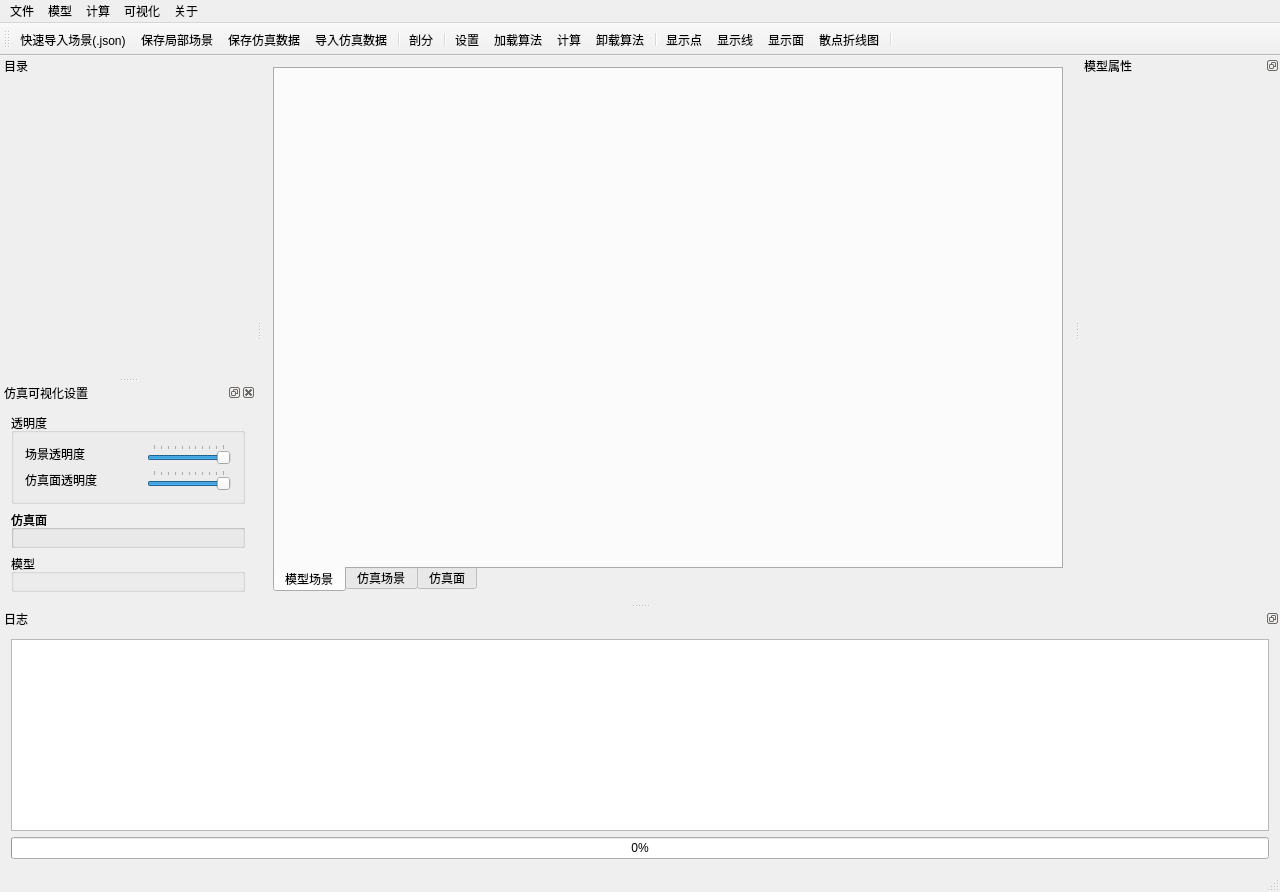
<?xml version="1.0" encoding="UTF-8"?>
<ui version="4.0">
 <class>MainWindowClass</class>
 <widget class="QMainWindow" name="MainWindowClass">
  <property name="geometry">
   <rect>
    <x>0</x>
    <y>0</y>
    <width>1280</width>
    <height>892</height>
   </rect>
  </property>
  <property name="minimumSize">
   <size>
    <width>1280</width>
    <height>800</height>
   </size>
  </property>
  <property name="windowTitle">
   <string>UEES</string>
  </property>
  <widget class="QWidget" name="centralWidget">
   <layout class="QHBoxLayout" name="horizontalLayout">
    <item>
     <widget class="QTabWidget" name="tabWidget_Dispaly">
      <property name="sizePolicy">
       <sizepolicy hsizetype="Preferred" vsizetype="Expanding">
        <horstretch>0</horstretch>
        <verstretch>0</verstretch>
       </sizepolicy>
      </property>
      <property name="baseSize">
       <size>
        <width>0</width>
        <height>100</height>
       </size>
      </property>
      <property name="tabPosition">
       <enum>QTabWidget::South</enum>
      </property>
      <property name="currentIndex">
       <number>0</number>
      </property>
      <widget class="scsGlobalGL" name="ModelView">
       <attribute name="title">
        <string>模型场景</string>
       </attribute>
      </widget>
      <widget class="scsLocalGL" name="simuArea">
       <attribute name="title">
        <string>仿真场景</string>
       </attribute>
      </widget>
      <widget class="scsPlaneGL" name="simuPlane">
       <attribute name="title">
        <string>仿真面</string>
       </attribute>
      </widget>
     </widget>
    </item>
   </layout>
  </widget>
  <widget class="QMenuBar" name="menuBar">
   <property name="geometry">
    <rect>
     <x>0</x>
     <y>0</y>
     <width>1280</width>
     <height>23</height>
    </rect>
   </property>
   <widget class="QMenu" name="menuFILE">
    <property name="title">
     <string>文件</string>
    </property>
    <addaction name="action_matFile"/>
    <addaction name="action_3"/>
    <addaction name="separator"/>
    <addaction name="action_obj"/>
    <addaction name="separator"/>
    <addaction name="action_json"/>
    <addaction name="separator"/>
    <addaction name="action_saveLocal"/>
    <addaction name="separator"/>
    <addaction name="action_saveResult"/>
    <addaction name="action_loadResult"/>
   </widget>
   <widget class="QMenu" name="menuMesh">
    <property name="title">
     <string>模型</string>
    </property>
    <addaction name="action_startMesh"/>
    <addaction name="separator"/>
    <addaction name="action_9"/>
    <addaction name="separator"/>
   </widget>
   <widget class="QMenu" name="menuComputer">
    <property name="title">
     <string>计算</string>
    </property>
    <addaction name="computerOption"/>
    <addaction name="separator"/>
    <addaction name="action_loadPlugin"/>
    <addaction name="action_deletePlugin"/>
    <addaction name="separator"/>
    <addaction name="action_run"/>
   </widget>
   <widget class="QMenu" name="menuVisualize">
    <property name="title">
     <string>可视化</string>
    </property>
    <addaction name="action_showPoint"/>
    <addaction name="action_showLine"/>
    <addaction name="action_showFace"/>
    <addaction name="separator"/>
    <addaction name="action_scatter"/>
   </widget>
   <widget class="QMenu" name="menuAbout">
    <property name="title">
     <string>关于</string>
    </property>
    <addaction name="actionHelp"/>
   </widget>
   <addaction name="menuFILE"/>
   <addaction name="menuMesh"/>
   <addaction name="menuComputer"/>
   <addaction name="menuVisualize"/>
   <addaction name="menuAbout"/>
  </widget>
  <widget class="QToolBar" name="mainToolBar">
   <attribute name="toolBarArea">
    <enum>TopToolBarArea</enum>
   </attribute>
   <attribute name="toolBarBreak">
    <bool>false</bool>
   </attribute>
   <addaction name="action_json"/>
   <addaction name="action_saveLocal"/>
   <addaction name="action_saveResult"/>
   <addaction name="action_loadResult"/>
   <addaction name="separator"/>
   <addaction name="action_startMesh"/>
   <addaction name="separator"/>
   <addaction name="computerOption"/>
   <addaction name="action_loadPlugin"/>
   <addaction name="action_run"/>
   <addaction name="action_deletePlugin"/>
   <addaction name="separator"/>
   <addaction name="action_showPoint"/>
   <addaction name="action_showLine"/>
   <addaction name="action_showFace"/>
   <addaction name="action_scatter"/>
   <addaction name="separator"/>
  </widget>
  <widget class="QStatusBar" name="statusBar"/>
  <widget class="QDockWidget" name="dockWidget_outputLog">
   <property name="minimumSize">
    <size>
     <width>147</width>
     <height>187</height>
    </size>
   </property>
   <property name="features">
    <set>QDockWidget::DockWidgetFloatable</set>
   </property>
   <property name="allowedAreas">
    <set>Qt::BottomDockWidgetArea|Qt::RightDockWidgetArea</set>
   </property>
   <property name="windowTitle">
    <string>日志</string>
   </property>
   <attribute name="dockWidgetArea">
    <number>8</number>
   </attribute>
   <widget class="QWidget" name="dockWidgetContents">
    <layout class="QVBoxLayout" name="verticalLayout_2">
     <item>
      <layout class="QVBoxLayout" name="verticalLayout" stretch="0,0">
       <property name="sizeConstraint">
        <enum>QLayout::SetDefaultConstraint</enum>
       </property>
       <item>
        <widget class="QTextBrowser" name="textBrowser"/>
       </item>
       <item>
        <widget class="QProgressBar" name="progressBar">
         <property name="value">
          <number>0</number>
         </property>
        </widget>
       </item>
      </layout>
     </item>
    </layout>
   </widget>
  </widget>
  <widget class="QDockWidget" name="dockWidget_outline">
   <property name="minimumSize">
    <size>
     <width>256</width>
     <height>300</height>
    </size>
   </property>
   <property name="features">
    <set>QDockWidget::NoDockWidgetFeatures</set>
   </property>
   <property name="allowedAreas">
    <set>Qt::LeftDockWidgetArea</set>
   </property>
   <property name="windowTitle">
    <string>目录</string>
   </property>
   <attribute name="dockWidgetArea">
    <number>1</number>
   </attribute>
   <widget class="QWidget" name="dockWidgetContents_2">
    <layout class="QVBoxLayout" name="verticalLayout_5"/>
   </widget>
  </widget>
  <widget class="QDockWidget" name="dockWidget_ShowPanel">
   <property name="minimumSize">
    <size>
     <width>220</width>
     <height>200</height>
    </size>
   </property>
   <property name="allowedAreas">
    <set>Qt::BottomDockWidgetArea|Qt::LeftDockWidgetArea</set>
   </property>
   <property name="windowTitle">
    <string>仿真可视化设置</string>
   </property>
   <attribute name="dockWidgetArea">
    <number>1</number>
   </attribute>
   <widget class="QWidget" name="dockWidgetContents_6">
    <layout class="QVBoxLayout" name="verticalLayout_4">
     <item>
      <widget class="QGroupBox" name="groupBox">
       <property name="title">
        <string>透明度</string>
       </property>
       <layout class="QVBoxLayout" name="verticalLayout_3">
        <item>
         <layout class="QGridLayout" name="gridLayout">
          <item row="0" column="0">
           <widget class="QLabel" name="label">
            <property name="text">
             <string>场景透明度</string>
            </property>
           </widget>
          </item>
          <item row="0" column="1">
           <spacer name="horizontalSpacer">
            <property name="orientation">
             <enum>Qt::Horizontal</enum>
            </property>
            <property name="sizeHint" stdset="0">
             <size>
              <width>40</width>
              <height>20</height>
             </size>
            </property>
           </spacer>
          </item>
          <item row="1" column="1">
           <spacer name="horizontalSpacer_2">
            <property name="orientation">
             <enum>Qt::Horizontal</enum>
            </property>
            <property name="sizeHint" stdset="0">
             <size>
              <width>28</width>
              <height>20</height>
             </size>
            </property>
           </spacer>
          </item>
          <item row="1" column="0">
           <widget class="QLabel" name="label_2">
            <property name="text">
             <string>仿真面透明度</string>
            </property>
           </widget>
          </item>
          <item row="0" column="2">
           <widget class="QSlider" name="horizontalSlider_Scene_Alpha">
            <property name="maximum">
             <number>100</number>
            </property>
            <property name="pageStep">
             <number>10</number>
            </property>
            <property name="value">
             <number>100</number>
            </property>
            <property name="orientation">
             <enum>Qt::Horizontal</enum>
            </property>
            <property name="tickPosition">
             <enum>QSlider::TicksAbove</enum>
            </property>
           </widget>
          </item>
          <item row="1" column="2">
           <widget class="QSlider" name="horizontalSlider_Plane_Alpha">
            <property name="maximum">
             <number>100</number>
            </property>
            <property name="pageStep">
             <number>10</number>
            </property>
            <property name="value">
             <number>100</number>
            </property>
            <property name="orientation">
             <enum>Qt::Horizontal</enum>
            </property>
            <property name="tickPosition">
             <enum>QSlider::TicksAbove</enum>
            </property>
           </widget>
          </item>
         </layout>
        </item>
       </layout>
      </widget>
     </item>
     <item>
      <widget class="QGroupBox" name="groupBox_2">
       <property name="title">
        <string>仿真面</string>
       </property>
       <widget class="QGroupBox" name="groupBox_3">
        <property name="geometry">
         <rect>
          <x>0</x>
          <y>0</y>
          <width>238</width>
          <height>73</height>
         </rect>
        </property>
        <property name="title">
         <string>仿真面</string>
        </property>
        <widget class="QWidget" name="layoutWidget">
         <property name="geometry">
          <rect>
           <x>20</x>
           <y>30</y>
           <width>164</width>
           <height>22</height>
          </rect>
         </property>
         <layout class="QHBoxLayout" name="horizontalLayout_3">
          <item>
           <widget class="QLabel" name="label_5">
            <property name="text">
             <string>Site</string>
            </property>
           </widget>
          </item>
          <item>
           <widget class="QLineEdit" name="lineEdit_SimuPlane_siteID_2">
            <property name="sizePolicy">
             <sizepolicy hsizetype="Fixed" vsizetype="Fixed">
              <horstretch>0</horstretch>
              <verstretch>0</verstretch>
             </sizepolicy>
            </property>
            <property name="maximumSize">
             <size>
              <width>51</width>
              <height>16777215</height>
             </size>
            </property>
            <property name="readOnly">
             <bool>true</bool>
            </property>
           </widget>
          </item>
          <item>
           <widget class="QLabel" name="label_6">
            <property name="text">
             <string>PCI</string>
            </property>
           </widget>
          </item>
          <item>
           <widget class="QLineEdit" name="lineEdit_SimuPlane_PCI_2">
            <property name="sizePolicy">
             <sizepolicy hsizetype="Fixed" vsizetype="Fixed">
              <horstretch>0</horstretch>
              <verstretch>0</verstretch>
             </sizepolicy>
            </property>
            <property name="maximumSize">
             <size>
              <width>51</width>
              <height>16777215</height>
             </size>
            </property>
            <property name="text">
             <string/>
            </property>
            <property name="readOnly">
             <bool>true</bool>
            </property>
           </widget>
          </item>
         </layout>
        </widget>
       </widget>
       <widget class="QWidget" name="layoutWidget">
        <property name="geometry">
         <rect>
          <x>20</x>
          <y>30</y>
          <width>164</width>
          <height>22</height>
         </rect>
        </property>
        <layout class="QHBoxLayout" name="horizontalLayout_2">
         <item>
          <widget class="QLabel" name="label_3">
           <property name="text">
            <string>Site</string>
           </property>
          </widget>
         </item>
         <item>
          <widget class="QLineEdit" name="lineEdit_SimuPlane_siteID">
           <property name="sizePolicy">
            <sizepolicy hsizetype="Fixed" vsizetype="Fixed">
             <horstretch>0</horstretch>
             <verstretch>0</verstretch>
            </sizepolicy>
           </property>
           <property name="maximumSize">
            <size>
             <width>51</width>
             <height>16777215</height>
            </size>
           </property>
           <property name="readOnly">
            <bool>true</bool>
           </property>
          </widget>
         </item>
         <item>
          <widget class="QLabel" name="label_4">
           <property name="text">
            <string>PCI</string>
           </property>
          </widget>
         </item>
         <item>
          <widget class="QLineEdit" name="lineEdit_SimuPlane_PCI">
           <property name="sizePolicy">
            <sizepolicy hsizetype="Fixed" vsizetype="Fixed">
             <horstretch>0</horstretch>
             <verstretch>0</verstretch>
            </sizepolicy>
           </property>
           <property name="maximumSize">
            <size>
             <width>51</width>
             <height>16777215</height>
            </size>
           </property>
           <property name="text">
            <string/>
           </property>
           <property name="readOnly">
            <bool>true</bool>
           </property>
          </widget>
         </item>
        </layout>
       </widget>
      </widget>
     </item>
     <item>
      <widget class="QGroupBox" name="groupBox_4">
       <property name="title">
        <string>模型</string>
       </property>
       <widget class="QWidget" name="layoutWidget_2">
        <property name="geometry">
         <rect>
          <x>20</x>
          <y>30</y>
          <width>164</width>
          <height>22</height>
         </rect>
        </property>
        <layout class="QHBoxLayout" name="horizontalLayout_4">
         <item>
          <widget class="QLabel" name="label_7">
           <property name="text">
            <string>模型ID</string>
           </property>
          </widget>
         </item>
         <item>
          <widget class="QLineEdit" name="lineEdit_ModelID">
           <property name="sizePolicy">
            <sizepolicy hsizetype="Fixed" vsizetype="Fixed">
             <horstretch>0</horstretch>
             <verstretch>0</verstretch>
            </sizepolicy>
           </property>
           <property name="maximumSize">
            <size>
             <width>51</width>
             <height>16777215</height>
            </size>
           </property>
           <property name="readOnly">
            <bool>true</bool>
           </property>
          </widget>
         </item>
        </layout>
       </widget>
      </widget>
     </item>
    </layout>
   </widget>
  </widget>
  <widget class="QDockWidget" name="dockWidget_Property">
   <property name="sizePolicy">
    <sizepolicy hsizetype="Preferred" vsizetype="Preferred">
     <horstretch>0</horstretch>
     <verstretch>0</verstretch>
    </sizepolicy>
   </property>
   <property name="minimumSize">
    <size>
     <width>200</width>
     <height>200</height>
    </size>
   </property>
   <property name="baseSize">
    <size>
     <width>0</width>
     <height>200</height>
    </size>
   </property>
   <property name="features">
    <set>QDockWidget::DockWidgetFloatable|QDockWidget::DockWidgetMovable</set>
   </property>
   <property name="allowedAreas">
    <set>Qt::RightDockWidgetArea|Qt::TopDockWidgetArea</set>
   </property>
   <property name="windowTitle">
    <string>模型属性</string>
   </property>
   <attribute name="dockWidgetArea">
    <number>2</number>
   </attribute>
   <widget class="QWidget" name="dockWidgetContents_4"/>
  </widget>
  <action name="action_3">
   <property name="icon">
    <iconset>
     <normaloff>image/ico/scene.ico</normaloff>image/ico/scene.ico</iconset>
   </property>
   <property name="text">
    <string>导入室外场景</string>
   </property>
  </action>
  <action name="action_saveLocal">
   <property name="icon">
    <iconset>
     <normaloff>image/ico/saveLocal.ico</normaloff>image/ico/saveLocal.ico</iconset>
   </property>
   <property name="text">
    <string>保存局部场景</string>
   </property>
  </action>
  <action name="action_startMesh">
   <property name="icon">
    <iconset>
     <normaloff>image/ico/grid.ico</normaloff>image/ico/grid.ico</iconset>
   </property>
   <property name="text">
    <string>剖分</string>
   </property>
   <property name="shortcut">
    <string>Ctrl+P</string>
   </property>
  </action>
  <action name="action_9">
   <property name="icon">
    <iconset>
     <normaloff>image/ico/select.ico</normaloff>image/ico/select.ico</iconset>
   </property>
   <property name="text">
    <string>材料选项</string>
   </property>
  </action>
  <action name="computerOption">
   <property name="icon">
    <iconset>
     <normaloff>image/ico/setting.ico</normaloff>image/ico/setting.ico</iconset>
   </property>
   <property name="text">
    <string>设置</string>
   </property>
  </action>
  <action name="action_obj">
   <property name="icon">
    <iconset>
     <normaloff>image/ico/obj.ico</normaloff>image/ico/obj.ico</iconset>
   </property>
   <property name="text">
    <string>导入obj模型(仅查看）</string>
   </property>
  </action>
  <action name="action_matFile">
   <property name="icon">
    <iconset>
     <normaloff>image/ico/material.ico</normaloff>image/ico/material.ico</iconset>
   </property>
   <property name="text">
    <string>导入材质文件</string>
   </property>
  </action>
  <action name="action_loadPlugin">
   <property name="icon">
    <iconset>
     <normaloff>image/ico/pluginInsert.ico</normaloff>image/ico/pluginInsert.ico</iconset>
   </property>
   <property name="text">
    <string>加载算法</string>
   </property>
  </action>
  <action name="action_deletePlugin">
   <property name="icon">
    <iconset>
     <normaloff>image/ico/delete.ico</normaloff>image/ico/delete.ico</iconset>
   </property>
   <property name="text">
    <string>卸载算法</string>
   </property>
  </action>
  <action name="action_run">
   <property name="icon">
    <iconset>
     <normaloff>image/ico/run.ico</normaloff>image/ico/run.ico</iconset>
   </property>
   <property name="text">
    <string>计算</string>
   </property>
   <property name="shortcut">
    <string>Ctrl+R</string>
   </property>
  </action>
  <action name="action_json">
   <property name="icon">
    <iconset>
     <normaloff>image/ico/json.ico</normaloff>image/ico/json.ico</iconset>
   </property>
   <property name="text">
    <string>快速导入场景(.json)</string>
   </property>
   <property name="shortcut">
    <string>Ctrl+J</string>
   </property>
  </action>
  <action name="action_showPoint">
   <property name="checkable">
    <bool>true</bool>
   </property>
   <property name="icon">
    <iconset>
     <normaloff>image/ico/point.ico</normaloff>image/ico/point.ico</iconset>
   </property>
   <property name="text">
    <string>显示点</string>
   </property>
  </action>
  <action name="action_showLine">
   <property name="checkable">
    <bool>true</bool>
   </property>
   <property name="checked">
    <bool>false</bool>
   </property>
   <property name="icon">
    <iconset>
     <normaloff>image/ico/line.ico</normaloff>image/ico/line.ico</iconset>
   </property>
   <property name="text">
    <string>显示线</string>
   </property>
  </action>
  <action name="action_showFace">
   <property name="checkable">
    <bool>true</bool>
   </property>
   <property name="checked">
    <bool>false</bool>
   </property>
   <property name="icon">
    <iconset>
     <normaloff>image/ico/face.ico</normaloff>image/ico/face.ico</iconset>
   </property>
   <property name="text">
    <string>显示面</string>
   </property>
  </action>
  <action name="action_scatter">
   <property name="icon">
    <iconset>
     <normaloff>image/ico/result.ico</normaloff>image/ico/result.ico</iconset>
   </property>
   <property name="text">
    <string>散点折线图</string>
   </property>
   <property name="toolTip">
    <string>散点折线图</string>
   </property>
  </action>
  <action name="action_saveResult">
   <property name="icon">
    <iconset>
     <normaloff>image/ico/save.ico</normaloff>image/ico/save.ico</iconset>
   </property>
   <property name="text">
    <string>保存仿真数据</string>
   </property>
   <property name="shortcut">
    <string>Ctrl+S</string>
   </property>
  </action>
  <action name="action_loadResult">
   <property name="icon">
    <iconset>
     <normaloff>image/ico/data.ico</normaloff>image/ico/data.ico</iconset>
   </property>
   <property name="text">
    <string>导入仿真数据</string>
   </property>
  </action>
  <action name="actionHelp">
   <property name="icon">
    <iconset>
     <normaloff>image/ico/help.ico</normaloff>image/ico/help.ico</iconset>
   </property>
   <property name="text">
    <string>用户手册</string>
   </property>
  </action>
 </widget>
 <layoutdefault spacing="6" margin="11"/>
 <customwidgets>
  <customwidget>
   <class>scsLocalGL</class>
   <extends>QWidget</extends>
   <header location="global">scsLocalGL.h</header>
   <container>1</container>
  </customwidget>
  <customwidget>
   <class>scsGlobalGL</class>
   <extends>QWidget</extends>
   <header location="global">scsGlobalGL.h</header>
   <container>1</container>
  </customwidget>
  <customwidget>
   <class>scsPlaneGL</class>
   <extends>QWidget</extends>
   <header location="global">scsPlaneGL.h</header>
   <container>1</container>
  </customwidget>
 </customwidgets>
 <resources>
  <include location="mainwindow.qrc"/>
 </resources>
 <connections/>
</ui>
